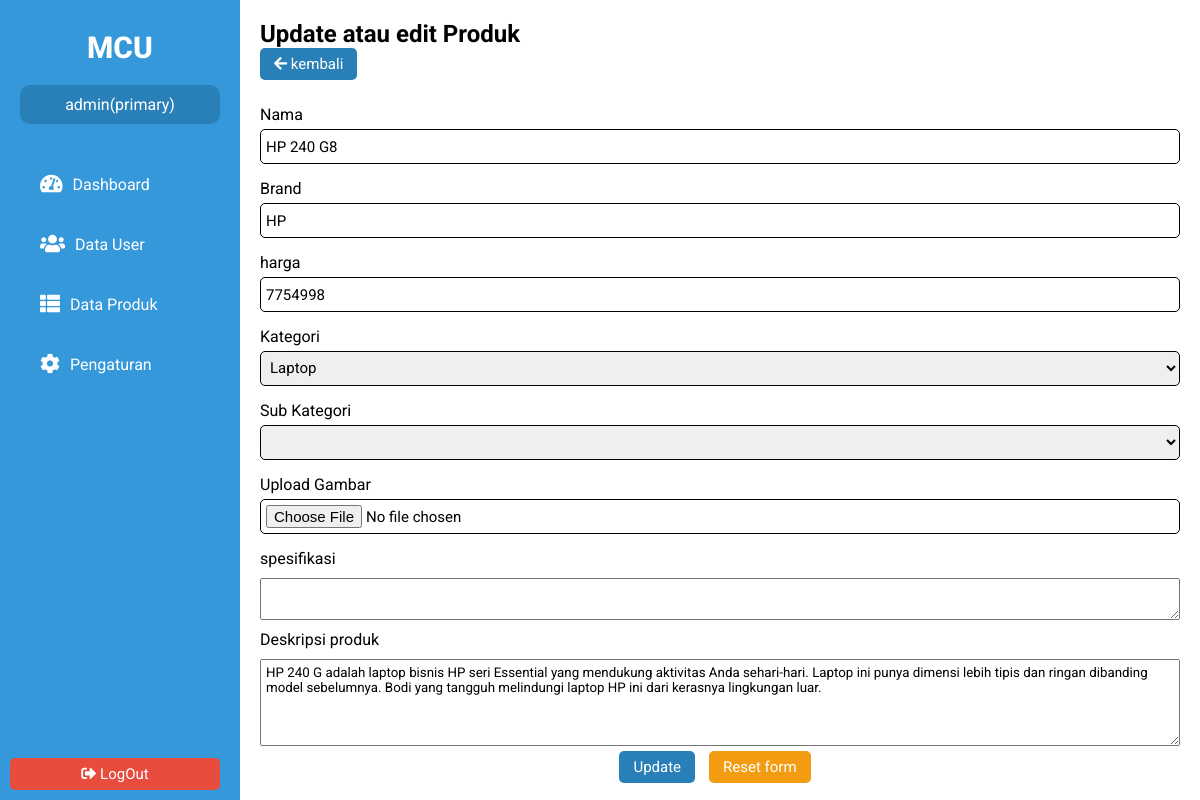
Screenshot of /admin/tambahProduk.php?id=4 (signed in) with the database file from the repository.
### tables this page shows
CREATE TABLE `product` (
  `id` int(11) NOT NULL,
  `nama` varchar(128) NOT NULL,
  `Kategori` varchar(255) NOT NULL,
  `brand` varchar(255) NOT NULL,
  `harga` int(11) NOT NULL,
  `gambar` varchar(255) NOT NULL,
  `spesifikasi` mediumtext NOT NULL,
  `deskripsi` text NOT NULL,
  `tanggal` varchar(100) NOT NULL
);

CREATE TABLE `kategori` (
  `id` int(11) NOT NULL,
  `kategori` varchar(100) NOT NULL
);

### admin/dataSource/queryTable.php (called while the page is built, shortened)
<?php
function getAllData($tabel){
    global $koneksi;
    $sql = "SELECT * FROM $tabel";
    $result = $koneksi->query($sql);
    return $result->fetch_all();
}
function getDataById($table,$id){
    global $koneksi;
    $result = mysqli_query($koneksi, "SELECT * FROM $table WHERE id=$id");
    return mysqli_fetch_assoc($result);
}

### admin/tambahProduk.php (the view, shortened to what this page needs)
<?php
include "template/header.php";
include "system/database.php";
include "dataSource/queryTable.php";
$kategori = getAllData("kategori");
if (isset($_GET['id'])) {
    $dataProduk = getDataByid('product', $_GET['id']);
}
?>
<div class="container">
    <div class="header">
        <h2><?= isset($dataProduk) ? 'Update atau edit Produk' : 'Tambah Produk' ?></h2>
        <button class="btn primary" onclick="window.location = 'produk.php'"><i class="fas fa-arrow-left"></i> kembali</button>
    </div>
    <div class="tambah-produk">
        <form action="system/produk.php?<?= isset($dataProduk) ? 'query=update' : 'query=add' ?>" class="controll" method="POST" enctype="multipart/form-data">
            <div class="input-control">
                <label for="namaProduk">Nama</label>
                <input type="text" name="namaProduk" value="<?= isset($dataProduk) ? $dataProduk['nama'] : '' ?>" placeholder="nama produk" required>
            </div>
            <div class="input-control">
                <label for="Brand">Brand</label>
                <input type="text" name="Brand" value="<?= isset($dataProduk) ? $dataProduk['brand'] : '' ?>" placeholder="Brand produk" required>
            </div>
            <div class="input-control">
                <label for="harga">harga</label>
                <input type="number" name="harga" value="<?= isset($dataProduk) ? $dataProduk['harga'] : '' ?>" placeholder="harga produk" required>
            </div>
            <div class="input-control">
                <label>Kategori</label>
                <select onchange="getSubkategori()" id='kategori' name="kategori">
                    <?php for ($i = 0; $i < count($kategori); $i++) :
                    ?>
                        <option value="<?= $kategori[$i][0] ?>" <?php if (isset($dataProduk)) {
                                                                    echo $dataProduk['Kategori'] == $kategori[$i][0] ? 'selected' : '';
                                                                } ?>><?= $kategori[$i][1] ?></option>
                    <?php endfor; ?>
                </select>
            </div>
            <div class="input-control">
                <label for="cars">Sub Kategori</label>
                <select id="subkategori" name="sub_kategori">
                </select>
            </div>
            <div class="input-control">
                <label for="gambar">Upload Gambar</label>
                <input type="file" name="gambar" id="gambar" <?= isset($dataProduk) ? '' : 'Required' ?>>
            </div>
            <div class="input-control">
                <label for="spesifikasi">spesifikasi</label>
                <textarea name="spesifikasi" id='spesifikasi'><?= isset($dataProduk) ? $dataProduk['spesifikasi'] : '' ?></textarea>
            </div>
            <div class="input-control">
                <label for="deskripsi">Deskripsi produk</label>
                <textarea name="deskripsi" id="" cols="30" rows="5"><?= isset($dataProduk) ? $dataProduk['deskripsi'] : '' ?></textarea>
            </div>
            <div class="btn-group">
                <button type="submit" class="btn primary"><?= isset($dataProduk) ? 'Update' : 'Tambah Produk' ?></button>
                <button type="reset" class="btn warning">Reset form</button>
            </div>
        </form>
    </div>
</div>
<?php include "template/footer.php" ?>

### rows the page displays
product: namaProduk "HP 240 G8", Brand "HP", harga "7754998", kategori "Laptop", deskripsi "HP 240 G adalah laptop bisnis HP seri Essential yang mendukung aktivitas Anda sehari-hari. Laptop ini punya dimensi lebih tipis dan ringan dibanding model sebelumnya. Bodi yang tangguh melindungi laptop HP ini dari kerasnya lingkungan luar."

### other values shown
$_SESSION['data-login']['nama'] "admin(primary)"
